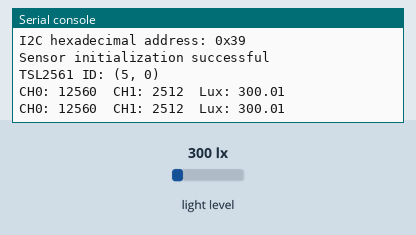
This program was run on a simulated Raspberry Pi Pico running MicroPython. Parts: the last lines printed to the serial console. The test bench sets the inputs (shaded band); at power-on: light level 300 lx. Library files of the repository ran but are not shown: tsl2561.py.

Above: at 4.7 s.
4.8 s: light level set to 40 lx
At 6.1 s:
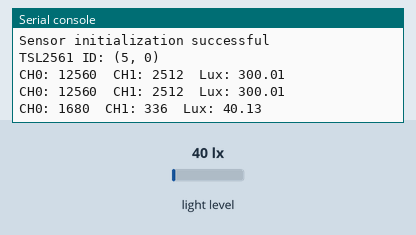
6.3 s: light level set to 500 lx
At 7.4 s:
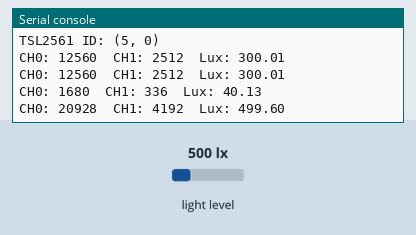
Timing chart, 0 to 9.3 s (numbered marks = the images above; inputs shaded):
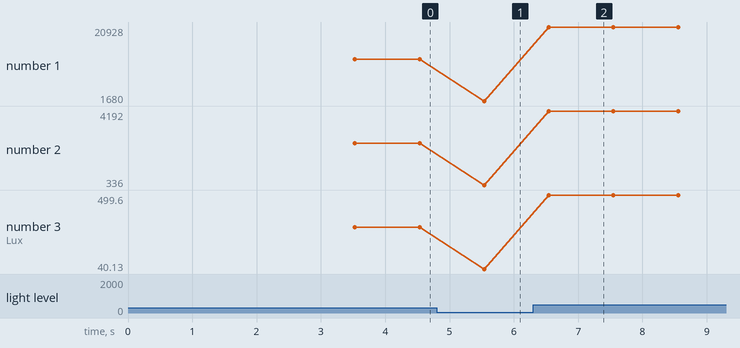

Measured:
- after the input at 4.8 s, the serial console: prints a new line after 0.74 s (image 1)
- after the input at 6.3 s, the serial console: prints a new line after 0.24 s (image 2)
- plotted number 1: 12560 → 1680 after the input at 4.8 s, 1680 → 20928 after the input at 6.3 s
- plotted number 2: 2512 → 336 after the input at 4.8 s, 336 → 4192 after the input at 6.3 s
- plotted number 3: 300.01 → 40.13 after the input at 4.8 s, 40.13 → 499.6 after the input at 6.3 s

The program:

main.py
```python
# Python env   : MicroPython v1.23.0
# -*- coding: utf-8 -*-
# @Time    : 2026/4/21 下午
# @Author  : hogeiha
# @File    : main.py
# @Description : TSL2561 数字光照强度传感器读取示例

# ======================================== 导入相关模块 =========================================

from machine import Pin, SoftI2C
from tsl2561 import TSL2561, T_SLOW
import time

# ======================================== 全局变量 ============================================

# TSL2561 常见 I2C 地址列表
TARGET_SENSOR_ADDRS = [0x29, 0x39, 0x49]

# I2C 数据线连接到 Pico GPIO4
I2C_SDA_PIN = 4

# I2C 时钟线连接到 Pico GPIO5
I2C_SCL_PIN = 5

# I2C 通信频率设置为 100kHz
I2C_FREQ = 100000

# ======================================== 功能函数 ============================================

# ======================================== 自定义类 ============================================

# ======================================== 初始化配置 ===========================================

time.sleep(3)
print("FreakStudio: TSL2561 lux sensor")

# 初始化软件 I2C 总线
i2c_bus = SoftI2C(sda=Pin(I2C_SDA_PIN), scl=Pin(I2C_SCL_PIN), freq=I2C_FREQ)

# 扫描 I2C 总线设备
devices_list = i2c_bus.scan()
print("START I2C SCANNER")

# 判断是否扫描到 I2C 设备
if len(devices_list) == 0:
    print("No i2c device")
    raise SystemExit("I2C scan found no devices")

# 打印扫描到的 I2C 设备数量
print("I2C devices found:", len(devices_list))

# 初始化传感器对象占位符
sensor = None

# 遍历所有扫描到的 I2C 地址
for device in devices_list:
    # 判断当前地址是否为 TSL2561 常见地址
    if device in TARGET_SENSOR_ADDRS:
        print("I2C hexadecimal address:", hex(device))

        try:
            # 创建 TSL2561 传感器对象
            sensor = TSL2561(i2c_bus, addr=device)

            # 设置 402ms 积分时间和 1 倍增益
            sensor.set_timing_gain(T_SLOW, gain=False)

            # 读取并打印传感器 ID
            sensor_id = sensor.get_id()
            print("Sensor initialization successful")
            print("TSL2561 ID:", sensor_id)
            break
        except Exception as e:
            print("Sensor initialization failed:", e)
            continue

# 未找到目标传感器时退出程序
if sensor is None:
    raise SystemExit("No TSL2561 device found")

# 等待第一次积分完成
time.sleep(0.5)

# ========================================  主程序  ============================================

try:
    while True:
        # 读取原始双通道光照数据
        raw_channel_0, raw_channel_1 = sensor.read_raw()

        # 读取换算后的光照强度
        lux = sensor.get_lumi()

        # 打印英文格式的光照数据
        print(
            "CH0: {}  CH1: {}  Lux: {:.2f}".format(
                raw_channel_0,
                raw_channel_1,
                lux,
            )
        )

        # 每秒读取一次传感器
        time.sleep(1)
except KeyboardInterrupt:
    # 中断时关闭传感器以降低功耗
    sensor.set_power_up(False)

    # 打印停止提示
    print("Measurement stopped")
```
